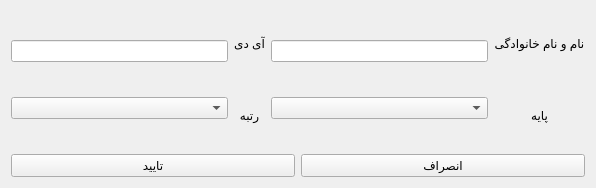
<?xml version="1.0" encoding="UTF-8"?>
<ui version="4.0">
 <class>newProfForm</class>
 <widget class="QWidget" name="newProfForm">
  <property name="geometry">
   <rect>
    <x>0</x>
    <y>0</y>
    <width>596</width>
    <height>188</height>
   </rect>
  </property>
  <property name="windowTitle">
   <string>Form</string>
  </property>
  <layout class="QGridLayout" name="gridLayout">
   <item row="0" column="0">
    <layout class="QHBoxLayout" name="horizontalLayout_5">
     <item>
      <layout class="QVBoxLayout" name="verticalLayout_8">
       <item>
        <widget class="QLineEdit" name="profName"/>
       </item>
       <item>
        <widget class="QComboBox" name="profBase"/>
       </item>
      </layout>
     </item>
     <item>
      <layout class="QVBoxLayout" name="verticalLayout_7">
       <item>
        <widget class="QLabel" name="profNameLabel_2">
         <property name="text">
          <string>&lt;html&gt;&lt;head/&gt;&lt;body&gt;&lt;p align=&quot;center&quot;&gt;آی دی&lt;/p&gt;&lt;/body&gt;&lt;/html&gt;</string>
         </property>
        </widget>
       </item>
       <item>
        <widget class="QLabel" name="profBaseLabel">
         <property name="text">
          <string>&lt;html&gt;&lt;head/&gt;&lt;body&gt;&lt;p align=&quot;center&quot;&gt;رتبه&lt;/p&gt;&lt;/body&gt;&lt;/html&gt;</string>
         </property>
        </widget>
       </item>
      </layout>
     </item>
     <item>
      <layout class="QVBoxLayout" name="verticalLayout_6">
       <item>
        <widget class="QLineEdit" name="profId"/>
       </item>
       <item>
        <widget class="QComboBox" name="profGrade"/>
       </item>
      </layout>
     </item>
     <item>
      <layout class="QVBoxLayout" name="verticalLayout_5">
       <item>
        <widget class="QLabel" name="profIdLabel_2">
         <property name="text">
          <string>&lt;html&gt;&lt;head/&gt;&lt;body&gt;&lt;p align=&quot;center&quot;&gt;نام و نام خانوادگی&lt;/p&gt;&lt;/body&gt;&lt;/html&gt;</string>
         </property>
        </widget>
       </item>
       <item>
        <widget class="QLabel" name="profGradeLabel">
         <property name="text">
          <string>&lt;html&gt;&lt;head/&gt;&lt;body&gt;&lt;p align=&quot;center&quot;&gt;پایه&lt;/p&gt;&lt;/body&gt;&lt;/html&gt;</string>
         </property>
        </widget>
       </item>
      </layout>
     </item>
    </layout>
   </item>
   <item row="1" column="0">
    <layout class="QHBoxLayout" name="horizontalLayout_6">
     <item>
      <widget class="QPushButton" name="cancelBtn">
       <property name="text">
        <string>تایید</string>
       </property>
      </widget>
     </item>
     <item>
      <widget class="QPushButton" name="confirmBtn">
       <property name="text">
        <string>انصراف</string>
       </property>
      </widget>
     </item>
    </layout>
   </item>
  </layout>
 </widget>
 <resources/>
 <connections/>
</ui>
